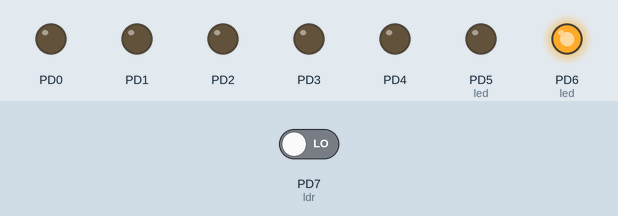
The program below on a simulated ATmega328P, built with avr-gcc and emulated at 16 MHz. On the bench: output pins drawn as LEDs (lit = HIGH). Inputs (shaded band) come from the test bench; at power-on: PD7 (ldr) LOW.

Above: at 1.2 s.
1.3 s: PD7 (ldr) driven HIGH
At 2.3 s:
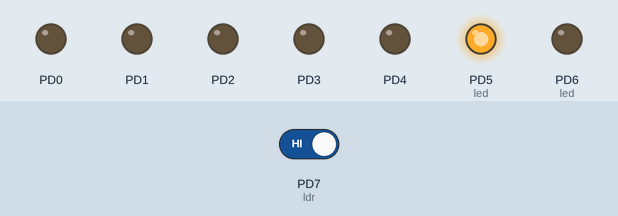
2.8 s: PD7 (ldr) driven LOW
At 3.4 s:
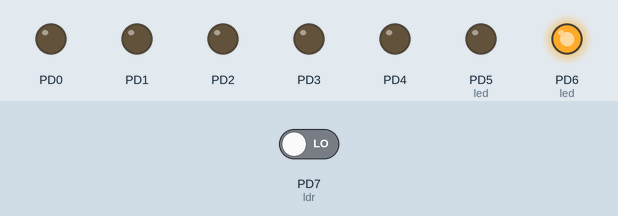
Timing chart, 0 to 5.8 s (numbered marks = the images above; inputs shaded):
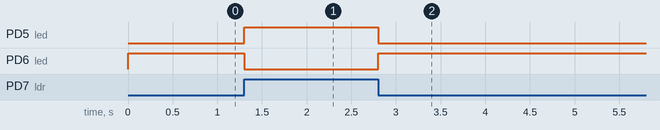

Measured:
- after the input at 1.3 s, PD5 (led): LOW → HIGH at once; PD6 (led): HIGH → LOW at once
- after the input at 2.8 s, PD5 (led): HIGH → LOW at once; PD6 (led): LOW → HIGH at once

The program:

main.c
```c
/*
 * LDR_BUZZER_LASER.c
 *
 * Created: 12/04/2024 16:23:51
 * Author : Pedro Victor
 */

#define F_CPU 16000000 // Frequência do cristal oscilador externo

#include <avr/io.h>
#include <util/delay.h> //Só funcionar se definir a frequência do cristal

int main(void){
	DDRD = 0b01111111;
	PORTD = 0;
    while (1) { //loop infinito
		if(PIND&(1 << 7)){ // verifica estado do ldr (ausência de luz retorna 1 / presença de luz retorna 0)
			PORTD &= ~(1 << 6); //desliga led verde
			PORTD |= (1 << 5); //liga led vermelho
		} else{
			PORTD |= (1 << 6); //liga led verde
			PORTD &= ~(1 << 5); //desliga led vermelho
		}
    }
}
```
